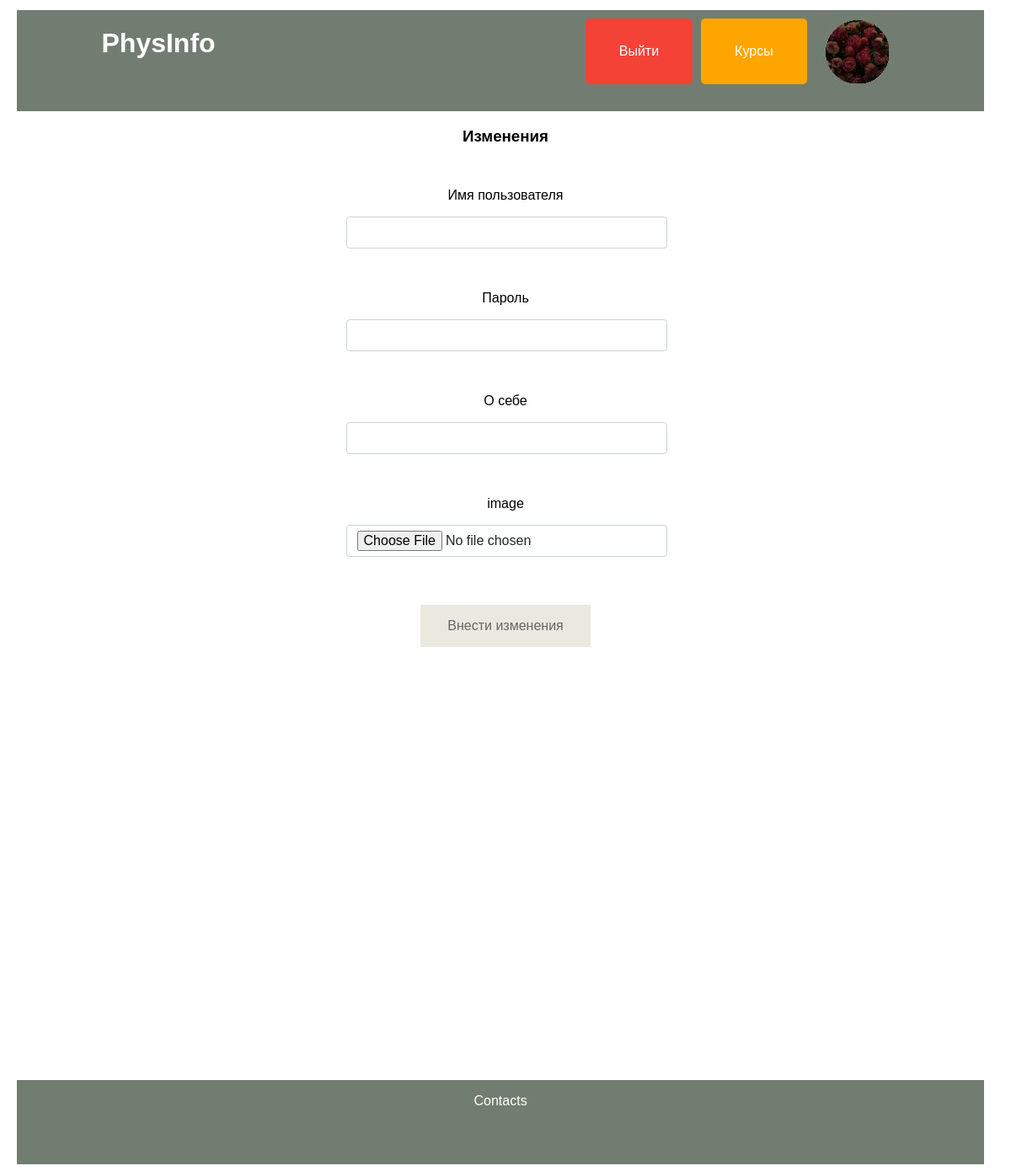
/home/personal-class/edgkonr@gmail.com/change (signed in), run on an earlier commit of the app's database.
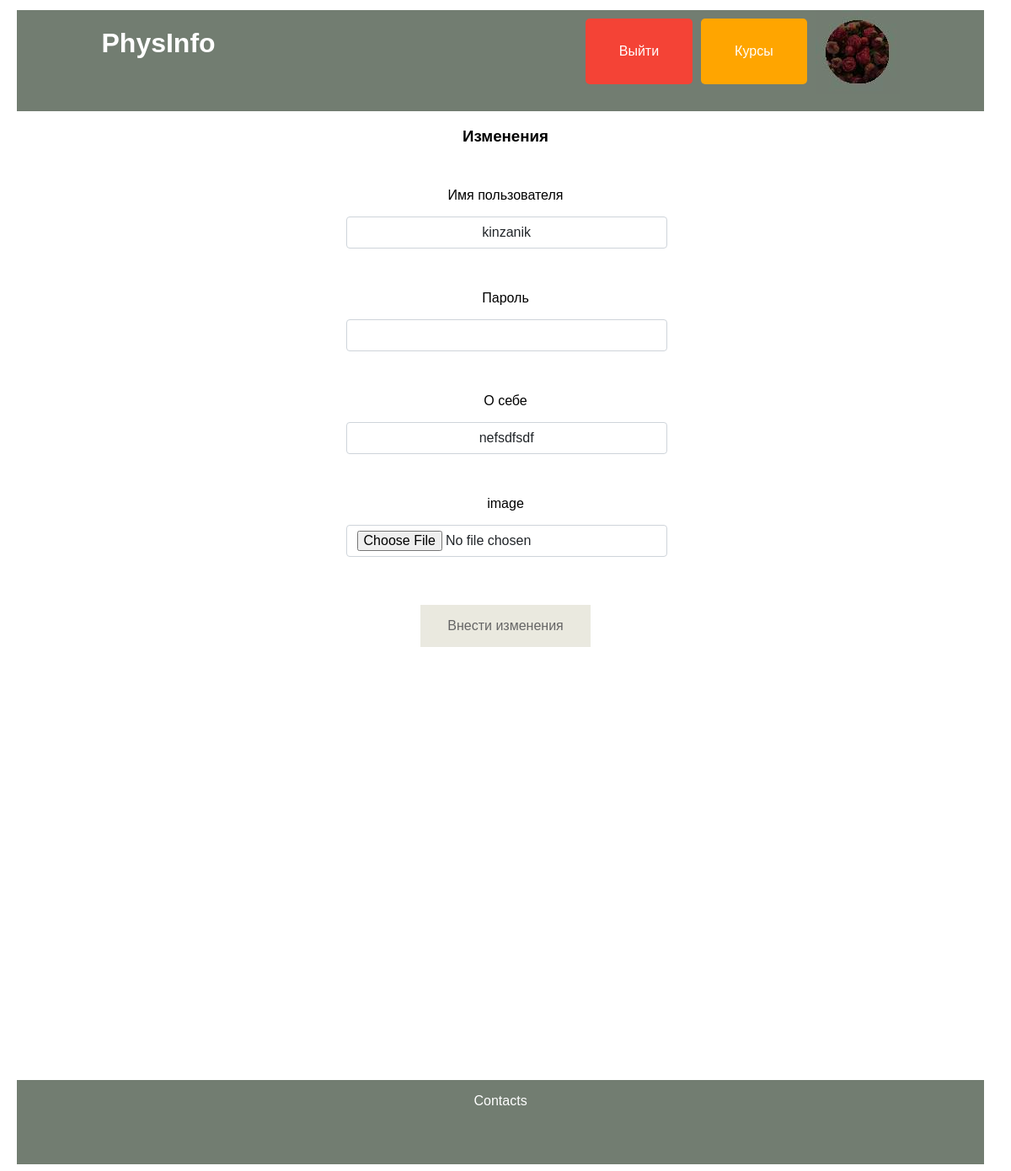
And on a later commit of the database.
### data/users.py (models this page shows, shortened)
class User(SqlAlchemyBase, UserMixin):
    __tablename__ = 'users'
    id = sqlalchemy.Column(sqlalchemy.Integer,
                           primary_key=True, autoincrement=True)
    name = sqlalchemy.Column(sqlalchemy.String, nullable=True)
    about = sqlalchemy.Column(sqlalchemy.String, nullable=True)
    email = sqlalchemy.Column(sqlalchemy.String,
                              index=True, unique=True, nullable=True)
    hashed_password = sqlalchemy.Column(sqlalchemy.String, nullable=True)
    created_date = sqlalchemy.Column(sqlalchemy.DateTime,
                                     default=datetime.datetime.now)
    photo = sqlalchemy.Column(sqlalchemy.String, default='default.jpg')
    user_course = orm.relationship("UserCourse", back_populates='user')

### main.py (the view, shortened to what this page needs)
@app.route('/home/personal-class/<email>/change', methods=['GET', 'POST'])
def change(email):
    new_email = ''
    for el in email:
        if el != '<' and el != '>':
            new_email += el
    form = ChangeForm()
    db_sess = db_session.create_session()
    user = db_sess.query(User).filter(User.email == new_email).first()
    return render_template('change.html', form=form, user=user)

### forms/change.py
class ChangeForm(FlaskForm):
    name = StringField('Имя пользователя', validators=[DataRequired()])
    about = StringField('О себе', validators=[DataRequired()])
    password = PasswordField('Пароль', validators=[DataRequired()])
    remember_me = BooleanField('Запомнить меня')
    submit = SubmitField('Внести изменения')
    image = FileField('image')

### data/db_session.py (called while the page is built)
def create_session() -> Session:
    global __factory
    return __factory()

### main.py (called while the page is built)
@login_manager.user_loader
def load_user(user_id):
    db_sess = db_session.create_session()
    return db_sess.query(User).get(user_id)

### templates/change.html (shortened to what this page needs)
{% extends "base.html" %}
{% block content %}
<link rel="stylesheet" href="../../static/styles.css">
    <h3 class="heads">Изменения</h3>
    <form action="" method="post" enctype="multipart/form-data">
        <p>
        <p class="heads">{{ form.name.label }}</p><br>
            {{ form.name(class="form-control", value=user.name ) }}<br>
        </p>
        <p>
        <p class="heads">{{ form.password.label }}</p><br>
            {{ form.password(class="form-control", type="password") }}<br>
        </p>
        <p>
        <p class="heads">{{ form.about.label }}</p><br>
            {{ form.about(class="form-control", value=user.about) }}<br>
        </p>
        <p>
        <p class="heads">{{ form.image.label }}</p><br>
            {{ form.image(class="form-control") }}<br>
        </p>
        <h3 class="heads">{{ form.submit(type="submit", class="button1") }}</h3>
    </form>
{% endblock %}

What changed in the data, as far as the page shows it:
added User: name "kinzanik", about "nefsdfsdf"
